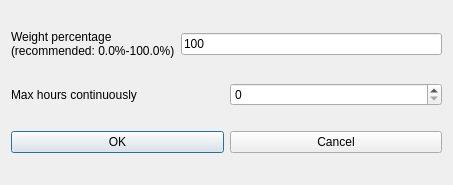
<?xml version="1.0" encoding="UTF-8"?>
<ui version="4.0">
 <class>ModifyConstraintStudentsMaxHoursContinuouslyForm_template</class>
 <widget class="QDialog" name="ModifyConstraintStudentsMaxHoursContinuouslyForm_template">
  <property name="geometry">
   <rect>
    <x>0</x>
    <y>0</y>
    <width>453</width>
    <height>185</height>
   </rect>
  </property>
  <property name="windowTitle">
   <string extracomment="This is the title of the dialog to modify a constraint of this type">Modify students max hours continuously</string>
  </property>
  <layout class="QGridLayout" name="gridLayout">
   <item row="0" column="0">
    <layout class="QHBoxLayout" name="horizontalLayout_3">
     <item>
      <widget class="QLabel" name="weightTextLabel">
       <property name="frameShape">
        <enum>QFrame::NoFrame</enum>
       </property>
       <property name="frameShadow">
        <enum>QFrame::Plain</enum>
       </property>
       <property name="text">
        <string>Weight percentage
(recommended: 0.0%-100.0%)</string>
       </property>
       <property name="wordWrap">
        <bool>false</bool>
       </property>
      </widget>
     </item>
     <item>
      <widget class="QLineEdit" name="weightLineEdit">
       <property name="text">
        <string notr="true">100</string>
       </property>
      </widget>
     </item>
    </layout>
   </item>
   <item row="1" column="0">
    <layout class="QHBoxLayout" name="horizontalLayout_2">
     <item>
      <widget class="QLabel" name="maxHoursTextLabel">
       <property name="frameShape">
        <enum>QFrame::NoFrame</enum>
       </property>
       <property name="frameShadow">
        <enum>QFrame::Plain</enum>
       </property>
       <property name="text">
        <string>Max hours continuously</string>
       </property>
       <property name="wordWrap">
        <bool>false</bool>
       </property>
      </widget>
     </item>
     <item>
      <widget class="QSpinBox" name="maxHoursSpinBox"/>
     </item>
    </layout>
   </item>
   <item row="2" column="0">
    <layout class="QHBoxLayout" name="horizontalLayout">
     <item>
      <widget class="QPushButton" name="okPushButton">
       <property name="text">
        <string>OK</string>
       </property>
      </widget>
     </item>
     <item>
      <widget class="QPushButton" name="cancelPushButton">
       <property name="text">
        <string>Cancel</string>
       </property>
      </widget>
     </item>
    </layout>
   </item>
  </layout>
 </widget>
 <layoutdefault spacing="6" margin="11"/>
 <resources/>
 <connections/>
</ui>
